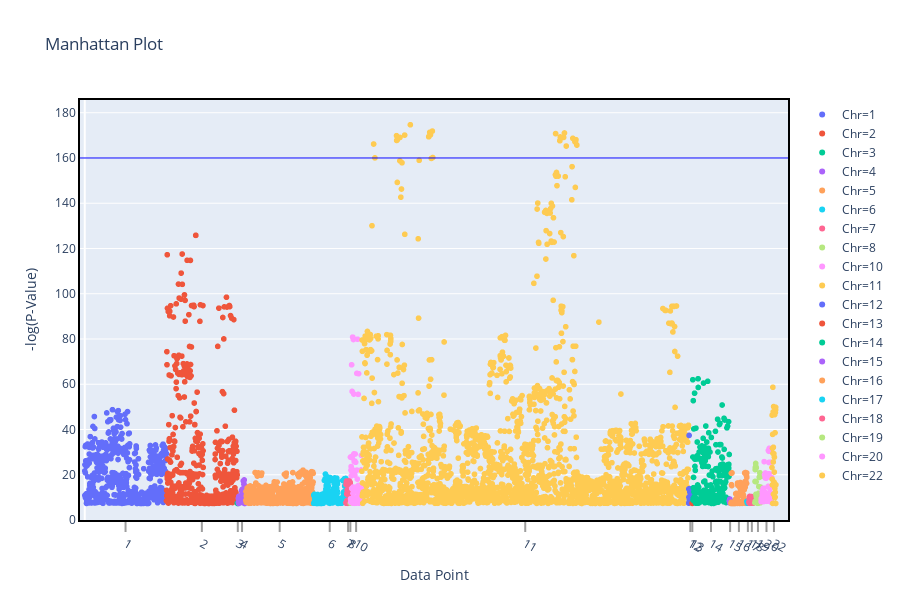

This figure's notebook cell:
### Code cell
fig= px.scatter()
refSNP = None
significance = -np.log10(0.05/5463)

fig= px.scatter(data_frame=grouped_dataFrame, 
                       x='ind', 
                       y='p_adj', 
                       color='Chr', 
                       symbol= None, 
                       size= None, 
                       hover_name='Pos', 
                       hover_data= None, #'Pos',
                       custom_data=None, 
                       text=None, 
                       facet_row=None, 
                       #facet_col='Chr', 
                       facet_col_wrap=0, 
                       error_x=None, 
                       error_x_minus=None, 
                       error_y=None, 
                       error_y_minus=None, 
                       animation_frame=None, 
                       animation_group=None, 
                       category_orders={}, 
                       labels={'ind':'Data Point', 
                               'p_adj':'-log(P-Value)',
                               'pP-value':'-log(P-Value)',
                               'Chr':'Chr',
                               'Pos':'Position'}, 
                       color_discrete_sequence=None, 
                       color_discrete_map={}, 
                       color_continuous_scale=None, 
                       range_color=None, 
                       color_continuous_midpoint=None, 
                       symbol_sequence=None, 
                       symbol_map={}, 
                       opacity=None, 
                       size_max=5, 
                       marginal_x=None, 
                       marginal_y=None, 
                       trendline=None, 
                       trendline_color_override=None, 
                       log_x=False, 
                       log_y=False, 
                       range_x= [min(x_labels_pos), max(x_labels_pos)], 
                       range_y= None, 
                       render_mode='auto', 
                       title="Manhattan Plot", 
                       template=None, 
                       width=None, 
                       height= 600)

fig.update_xaxes(rangemode="tozero", 
                 showgrid=False, 
                 #zeroline=True
                showline=True, 
                 linewidth=2, 
                 linecolor='black', 
                 mirror=True,
                 nticks= max(x_labels),
                 tickvals= x_labels_pos,
                 ticks="outside", 
                 tickwidth=2, 
                 tickcolor='#9E9E9E', 
                 ticklen=10,
                 ticktext = x_labels
                #range=[1, grouped_dataFrame['Chr'].max()]
                )
fig.update_yaxes(rangemode="tozero", 
                 showgrid= True,#False, 
                 #zeroline=True,
                showline=True, 
                 linewidth=2, 
                 linecolor='black', 
                 mirror=True,
                                
                )
fig.update_layout( xaxis = dict( range=(min(x_labels_pos)-360, 
                                        max(x_labels_pos)+111),
                                        constrain='domain'),
                 
                  #xaxis_type='category'
                 )

fig.add_shape( 
    # add a horizontal "target" line
    type="line", 
    line_color="blue", 
    line_width=1, 
    opacity=1, 
    #line_dash="dot",
    x0=0, 
    x1=1, 
    xref="paper",
    y0=160, 
    y1=160, 
    yref="y"
)

# fig.add_shape(
#         # Line Vertical
#         dict(
#             type="line",
#             x0=1,
#             y0=0,
#             x1=1,
#             y1=2,
#             line=dict(
#                 color="RoyalBlue",
#                 width=3
#             )

# if refSNP:
#         for index, row in data.iterrows():
#             if row['-log10(p_value)'] >= significance:
#                 ax.annotate(str(row[refSNP]), xy = (index, row['-log10(p_value)']))
